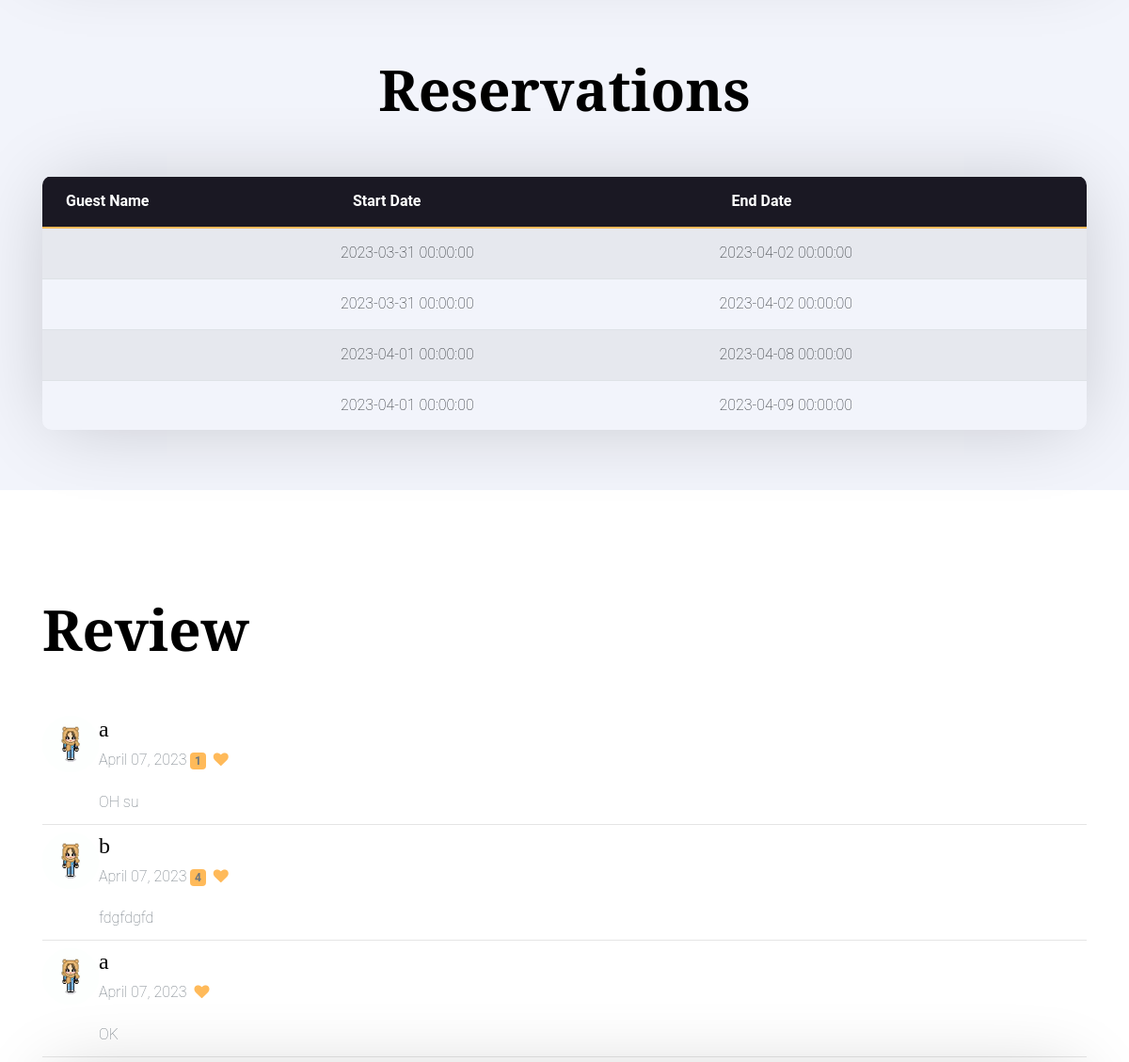
Page /modify_room/1 (signed in, middle part) on the earlier database version.
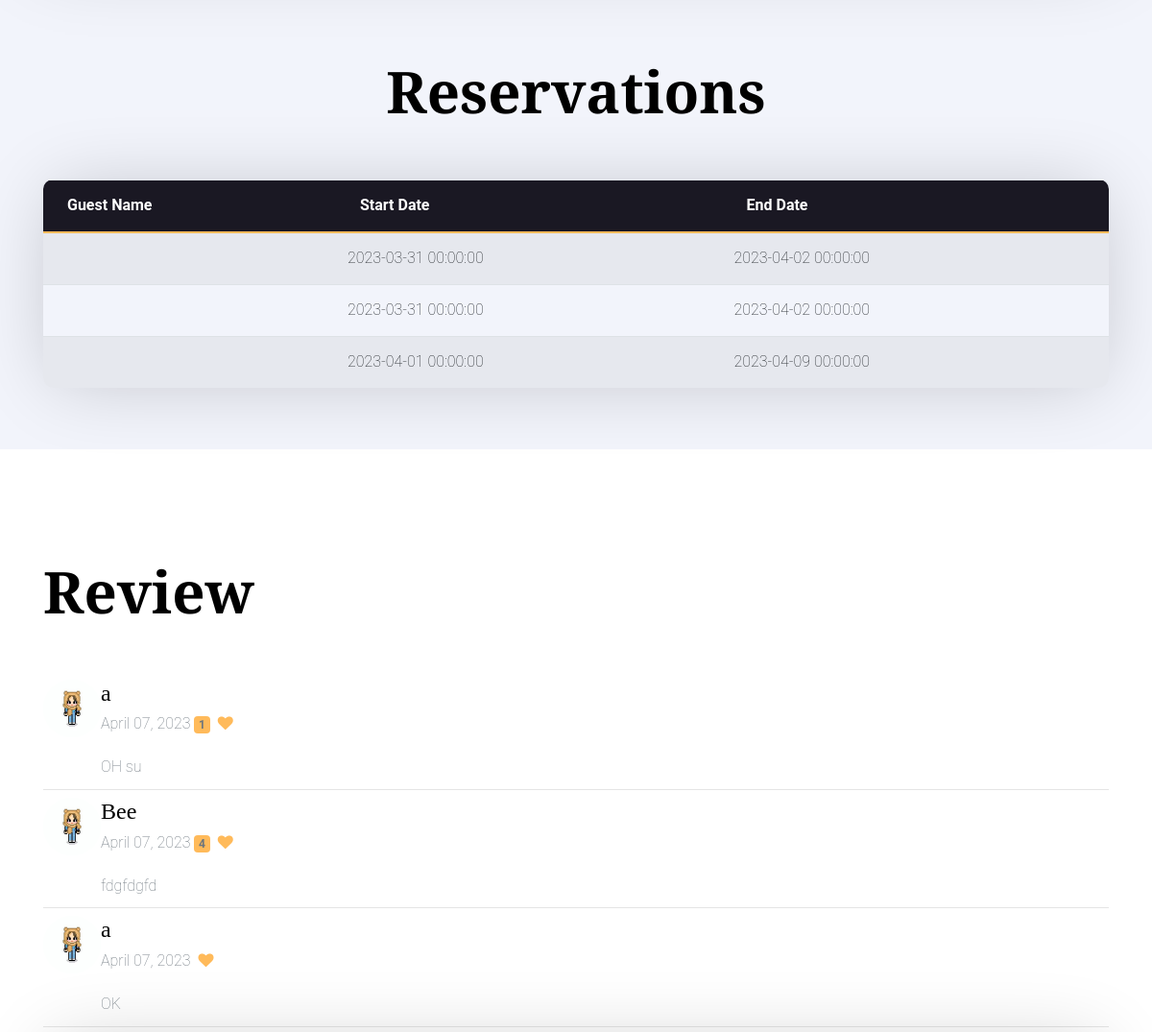
Same page on the later database version.
### model.py (models this page shows)
class Reservation(Base):
    __tablename__ = 'reservations'
    id = Column(Integer, primary_key=True)
    room_id = Column(Integer, ForeignKey('rooms.id'), nullable=False)
    guest_id = Column(Integer, ForeignKey('users.id'), nullable=False)
    start_date = Column(DateTime, nullable=False, default=datetime.utcnow)
    end_date = Column(DateTime, nullable=False)
    status = Column(Integer, nullable=False, default=0) # 0 = pending, 1 = payed, not comfirm , 2 = confirmed, 3 = cancelled
    room = relationship('Room', backref='reservations')

class Review(Base):
    __tablename__ = 'reviews'
    id = Column(Integer, primary_key=True)
    user_id = Column(Integer, ForeignKey('users.id'), nullable=False)
    room_id = Column(Integer, ForeignKey('rooms.id'), nullable=False)
    comment = Column(String(1000), nullable=False)
    rating = Column(Integer, nullable=False) # 1-5
    show = Column(Integer, nullable=False, default=0) # 0 = hidden, 1 = visible
    room = relationship('Room', backref='reviews')

### admin_route.py (the view)
@admin_route.route('/modify_room/<int:room_id>', methods=['GET', 'POST'])
def modify_room_route(room_id):
    with app.app_context():
        if not session.get('logged_in'):
            return redirect(url_for('authenticate_route.login'))
        else:
            if request.method == 'POST' and (session['is_admin'] or session['is_staff']):
                if 'room_number' not in request.form or 'price' not in request.form:
                    return render_template('admin.html', error="Room number and price are required")
                room_number = request.form['room_number']
                price = request.form['price']
                floor = request.form['floor'] if 'floor' in request.form else "0"
                capacity = request.form['capacity'] if 'capacity' in request.form else 1
                image = request.form['image'] if 'image' in request.form else "default.jpg"
                description = request.form['description'] if 'description' in request.form else "very nice room"
                available = request.form['available'] if 'available' in request.form else 1
                average_rating = request.form['average_rating'] if 'average_rating' in request.form else 5
                if modify_room(room_id, room_number, price, floor,capacity, image, description, available, average_rating):
                    return redirect('/')
                return redirect('/')
            else:
                room = get_room_by_id(room_id)
                reservations = get_reservations_by_room_id(room_id)
                reviews = get_reviews_by_room_id(room_id)
                return render_template('admin_staff_modify_room.html',reviews=reviews, room=room, reservations=reservations)

### controller.py (called while the page is built)
def get_room_by_id(room_id):
    session = DBSession()
    room = session.query(Room).get(room_id)
    session.close()
    return room

def get_reservations_by_room_id(room_id):
    session = DBSession()
    reservations_raw = session.query(Reservation).filter_by(room_id=room_id).all()
    reservations = []
    for reservation in reservations_raw:
        room = session.query(Room).get(reservation.room_id)
        reservation.room_number = room.room_number
        reservation.price = room.price
        reservation.floor = room.floor
        reservation.capacity = room.capacity
        reservation.image = room.image
        reservations.append(reservation)
    session.close()
    return reservations

def get_reviews_by_room_id(room_id):
    session = DBSession()
    reviews = session.query(Review).filter_by(room_id=room_id).all()
    review_with_name = []
    for review in reviews:
        user = session.query(User).get(review.user_id)
        review.name = user.username if user.friendly_name == "" else user.friendly_name
        review_with_name.append(review)
    session.close()
    return review_with_name

### templates/admin_staff_modify_room.html (shortened to what this page needs)
{% extends "base.html" %}
{% block body %}
<section class="section bg-light pb-5"  id="add-room">
</section>
<section class="py-5 bg-light" id="modify-users">
  <div class="container">
    <div class="row justify-content-center text-center mb-5">
      <div class="col-md-7">
        <h2 class="heading" data-aos="fade-up">Reservations</h2>
      </div>
    </div>
    <table class="table table-striped">
        <thead>
            <tr>
                <th>Guest Name</th>
                <th>Start Date</th>
                <th>End Date</th>
            </tr>
        </thead>
        <tbody>
            {% for reservation in reservations %}
            <tr>
                <td>{{ reservation.guest_name }}</td>
                <td>{{ reservation.start_date }}</td>
                <td>{{ reservation.end_date }}</td>
            </tr>
            {% endfor %}
        </tbody>
    </table>
  </div>
</section>
<section class="section">
  <div class="container">
    <div class="row  justify-content-centertext-center mb-5">
      <div class="col-md-7">
        <h2 class="heading" data-aos="fade-up">Review</h2>
      </div>
    </div>
    <div class="row" data-aos="fade-up">
      {% for review in reviews %}
      <div class="col-md-12">
        <div class="d-flex flex-start">
          <img class="rounded-circle shadow-1-strong me-3"
            src="{{ url_for('static', filename='images/guest-avatar.jpg') }}" alt="avatar" width="60"
            height="60" />
          <div>
            <h4 class="fw-bold mb-1">{{ review.name }}</h4>
            <div class="d-flex align-items-center mb-3">
              <p class="mb-0">
                April 07, 2023
                {% if review.rating < 10 %}
                <span class="badge bg-primary">{{ review.rating }}</span>
                {% endif %}
              </p>
              <a href="#" class=""><i class="fa fa-heart ml-2"></i></a>
            </div>
            <p class="mb-0">{{ review.comment }}</p>
          </div>
        </div>
        <hr class="my-2" />
      </div>
      {% endfor %}
    </div>
  </div>
</section>
{% endblock %}

Differences in the rows shown:
removed Reservation: start_date "2023-04-01 00:00:00", end_date "2023-04-08 00:00:00"
computed for Review "fdgfdgfd": name "b" → "Bee"
